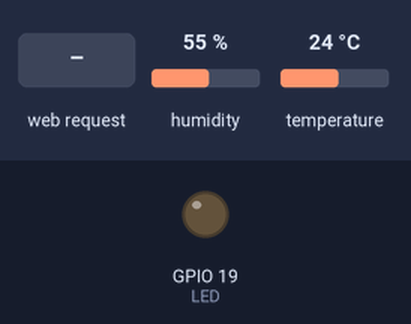
This program was run on a simulated ESP32. Shown: output pins drawn as LEDs (lit = HIGH). The inputs (shaded band) are chosen by the test bench; at power-on: humidity 55 %, temperature 24 °C. WiFi joins after 1.5 s; servers stay silent unless stated; what the program prints to the serial monitor is not drawn.

Above: at 2.7 s.
2.8 s: HTTP request GET /sensors received
At 3.6 s:
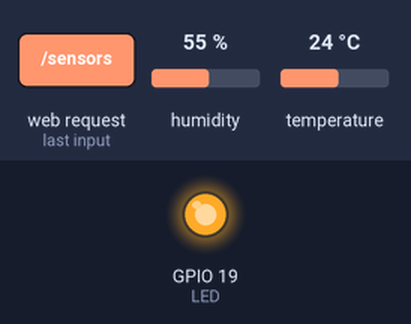
Timing chart, 0 to 5.8 s (numbered marks = the images above; inputs shaded):
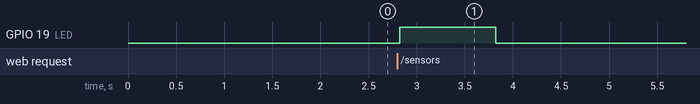

Measured:
- after the input at 2.8 s, GPIO 19 (LED): LOW → HIGH at once, → LOW 1.0 s later

The program:

main.cpp
```cpp
#include <WiFi.h>
#include <WebServer.h>
#include <ArduinoJson.h>
#include <Adafruit_Sensor.h>
#include "DHT.h"

void setupServer();
void setupSensor();
void setupWIFI();
void setupLed();
void handleRequest();
void requestLed();


// Configurações Wi-Fi
const char *ssid = "gt";
const char *password = "todesco1";

// Configuração do sensor DHT
#define DHTPIN 5      // GPIO conectado ao DATA do DHT
#define DHTTYPE DHT11 // Substitua por DHT22 se for o caso


#define LED 19

// Configuração do servidor web
WebServer server(80);

//Sersor
DHT dht(DHTPIN, DHTTYPE);

void setup()
{
  Serial.begin(9600);

  setupWIFI();
  setupSensor();
  setupLed();
  setupServer();

}

void loop()
{
  server.handleClient();
}

void setupServer()
{
  server.on("/sensors", handleRequest);
  server.begin();
}

void handleRequest()
{
  Serial.println("Handle a client...");

  float temperatura = dht.readTemperature();
  float umidade = dht.readHumidity();

  // Verifica se as leituras são válidas
  if (isnan(temperatura) || isnan(umidade))
  {
    server.send(500, "application/json", "{\"erro\": \"Falha na leitura do sensor\"}");
  }
  else
  {
    // Cria um objeto JSON
    StaticJsonDocument<200> doc;
    doc["temperatura"] = temperatura;
    doc["umidade"] = umidade;

    // Serializa o JSON e envia como resposta
    String jsonString;
    serializeJson(doc, jsonString);
    server.send(200, "application/json", jsonString);

    requestLed();
  }
}

void setupLed()
{
  pinMode(LED, OUTPUT);

}

void setupSensor()
{
  dht.begin();
}

void setupWIFI()
{
  // Conectar ao Wi-Fi
  Serial.println("Conectando ao Wi-Fi...");
  WiFi.begin(ssid, password);
  while (WiFi.status() != WL_CONNECTED)
  {
    delay(500);
    Serial.print(".");
  }
  Serial.println("\nWi-Fi conectado!");
  Serial.print("Endereço IP: ");
  Serial.println(WiFi.localIP());
}

void requestLed()
{
  digitalWrite(LED, HIGH); // Liga o LED
  delay(1000);             // Espera 1 segundo
  digitalWrite(LED, LOW);  // Desliga o LED
  delay(1000);             // Espera 1 segundo
}
```
